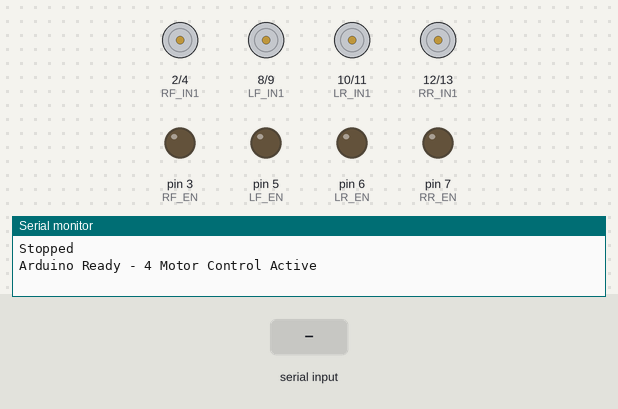
This sketch was run on a simulated Arduino Uno, built with avr-gcc and run on an emulated ATmega328P. Parts: motor-driver pin pairs drawn as motors (green arrow = first pin HIGH = forward, orange = second pin HIGH = backward, longer = more drive), output pins drawn as LEDs (lit = HIGH), the last lines printed to the serial monitor. The inputs (shaded band) are chosen by the test bench.

Above: at 1.2 s.
1.3 s: "F" received over Serial
At 2.5 s:
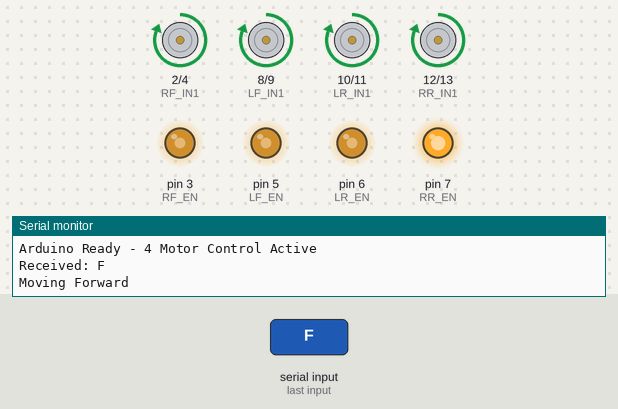
2.8 s: "B" received over Serial
At 3.6 s:
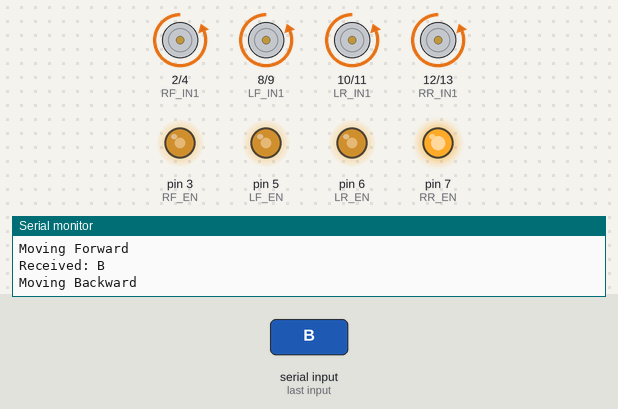
4.3 s: "L" received over Serial
At 4.7 s:
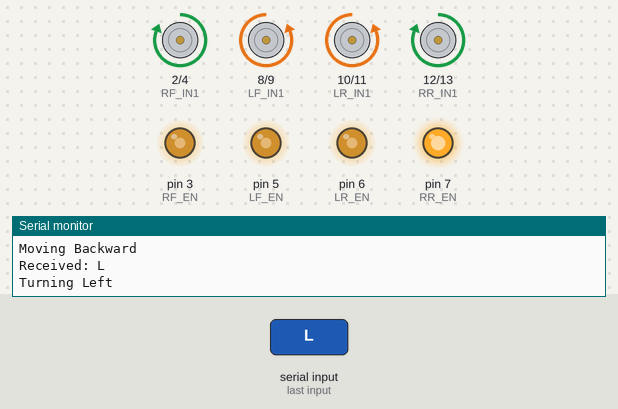
5.8 s: "R" received over Serial
At 7.1 s:
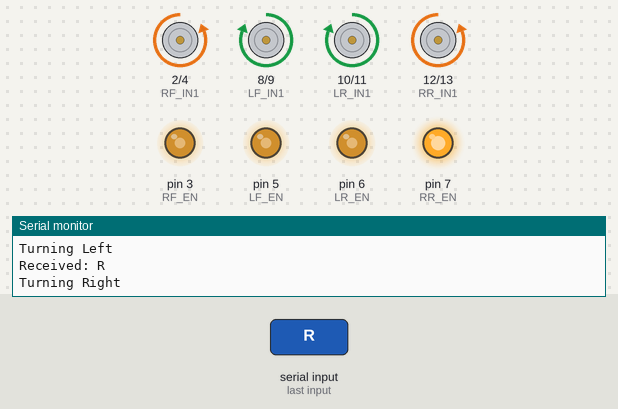
Timing chart, 0 to 8.3 s (numbered marks = the images above; inputs shaded):
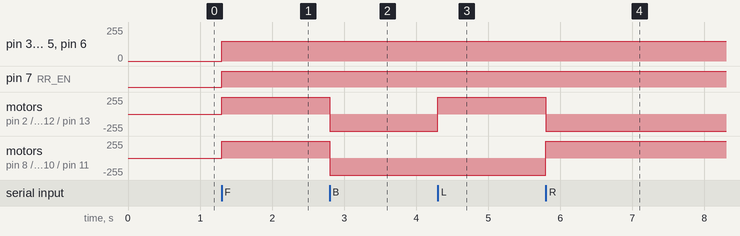

The sketch:

motorsketch.ino
```cpp
  char command;


  int LF_EN  = 5;
  int LF_IN1 = 8;
  int LF_IN2 = 9;

  int LR_EN  = 6;
  int LR_IN1 = 10;
  int LR_IN2 = 11;

  int RF_EN  = 3;
  int RF_IN1 = 2;
  int RF_IN2 = 4;

  int RR_EN  = 7;
  int RR_IN1 = 12;
  int RR_IN2 = 13;

  int speed = 150;

  void setup() {
    Serial.begin(9600);

    // Left Front
    pinMode(LF_IN1, OUTPUT);
    pinMode(LF_IN2, OUTPUT);
    pinMode(LF_EN, OUTPUT);

    // Left Rear
    pinMode(LR_IN1, OUTPUT);
    pinMode(LR_IN2, OUTPUT);
    pinMode(LR_EN, OUTPUT);

    // Right Front
    pinMode(RF_IN1, OUTPUT);
    pinMode(RF_IN2, OUTPUT);
    pinMode(RF_EN, OUTPUT);

    // Right Rear
    pinMode(RR_IN1, OUTPUT);
    pinMode(RR_IN2, OUTPUT);
    pinMode(RR_EN, OUTPUT);

    stopMotors();

    Serial.println("Arduino Ready - 4 Motor Control Active");
  }

  void loop() {
    if (Serial.available() > 0) {
      command = Serial.read();
      Serial.print("Received: ");
      Serial.println(command);

      if (command == 'F') moveForward();
      else if (command == 'B') moveBackward();
      else if (command == 'L') turnLeft();
      else if (command == 'R') turnRight();
      else if (command == 'S') stopMotors();
      else Serial.println("Unknown command");
    }
  }


  void moveForward() {
    // Left Motors Forward
    digitalWrite(LF_IN1, HIGH); digitalWrite(LF_IN2, LOW);
    digitalWrite(LR_IN1, HIGH); digitalWrite(LR_IN2, LOW);

    // Right Motors Forward
    digitalWrite(RF_IN1, HIGH); digitalWrite(RF_IN2, LOW);
    digitalWrite(RR_IN1, HIGH); digitalWrite(RR_IN2, LOW);

    setSpeed(speed);
    Serial.println("Moving Forward");
  }

  void moveBackward() {
    // Left Motors Backward
    digitalWrite(LF_IN1, LOW); digitalWrite(LF_IN2, HIGH);
    digitalWrite(LR_IN1, LOW); digitalWrite(LR_IN2, HIGH);

    // Right Motors Backward
    digitalWrite(RF_IN1, LOW); digitalWrite(RF_IN2, HIGH);
    digitalWrite(RR_IN1, LOW); digitalWrite(RR_IN2, HIGH);

    setSpeed(speed);
    Serial.println("Moving Backward");
  }

  void turnLeft() {
    // Left Motors Backward
    digitalWrite(LF_IN1, LOW); digitalWrite(LF_IN2, HIGH);
    digitalWrite(LR_IN1, LOW); digitalWrite(LR_IN2, HIGH);

    // Right Motors Forward
    digitalWrite(RF_IN1, HIGH); digitalWrite(RF_IN2, LOW);
    digitalWrite(RR_IN1, HIGH); digitalWrite(RR_IN2, LOW);

    setSpeed(speed);
    Serial.println("Turning Left");
  }

  void turnRight() {
    // Left Motors Forward
    digitalWrite(LF_IN1, HIGH); digitalWrite(LF_IN2, LOW);
    digitalWrite(LR_IN1, HIGH); digitalWrite(LR_IN2, LOW);

    // Right Motors Backward
    digitalWrite(RF_IN1, LOW); digitalWrite(RF_IN2, HIGH);
    digitalWrite(RR_IN1, LOW); digitalWrite(RR_IN2, HIGH);

    setSpeed(speed);
    Serial.println("Turning Right");
  }

  void stopMotors() {
    setSpeed(0);

    // Left Motors Off
    digitalWrite(LF_IN1, LOW); digitalWrite(LF_IN2, LOW);
    digitalWrite(LR_IN1, LOW); digitalWrite(LR_IN2, LOW);

    // Right Motors Off
    digitalWrite(RF_IN1, LOW); digitalWrite(RF_IN2, LOW);
    digitalWrite(RR_IN1, LOW); digitalWrite(RR_IN2, LOW);

    Serial.println("Stopped");
  }

  void setSpeed(int spd) {
    analogWrite(LF_EN, spd);
    analogWrite(LR_EN, spd);
    analogWrite(RF_EN, spd);
    analogWrite(RR_EN, spd);
  }
```

Measured:
- after the input at 1.3 s, pin 3 (RF_EN), pin 5 (LF_EN), pin 6 (LR_EN): 0/255 → 150/255 at once; pin 7 (RR_EN): LOW → HIGH at once; motor on pin 2 (RF_IN1) / pin 4 (RF_IN2), motor on pin 8 (LF_IN1) / pin 9 (LF_IN2), motor on pin 10 (LR_IN1) / pin 11 (LR_IN2), motor on pin 12 (RR_IN1) / pin 13 (RR_IN2): stopped → forward 255/255 at once
- after the input at 2.8 s, motor on pin 2 (RF_IN1) / pin 4 (RF_IN2), motor on pin 8 (LF_IN1) / pin 9 (LF_IN2), motor on pin 10 (LR_IN1) / pin 11 (LR_IN2), motor on pin 12 (RR_IN1) / pin 13 (RR_IN2): forward 255/255 → backward 255/255 at once
- after the input at 4.3 s, motor on pin 2 (RF_IN1) / pin 4 (RF_IN2), motor on pin 12 (RR_IN1) / pin 13 (RR_IN2): backward 255/255 → forward 255/255 at once
- after the input at 5.8 s, motor on pin 2 (RF_IN1) / pin 4 (RF_IN2), motor on pin 12 (RR_IN1) / pin 13 (RR_IN2): forward 255/255 → backward 255/255 at once; motor on pin 8 (LF_IN1) / pin 9 (LF_IN2), motor on pin 10 (LR_IN1) / pin 11 (LR_IN2): backward 255/255 → forward 255/255 at once
